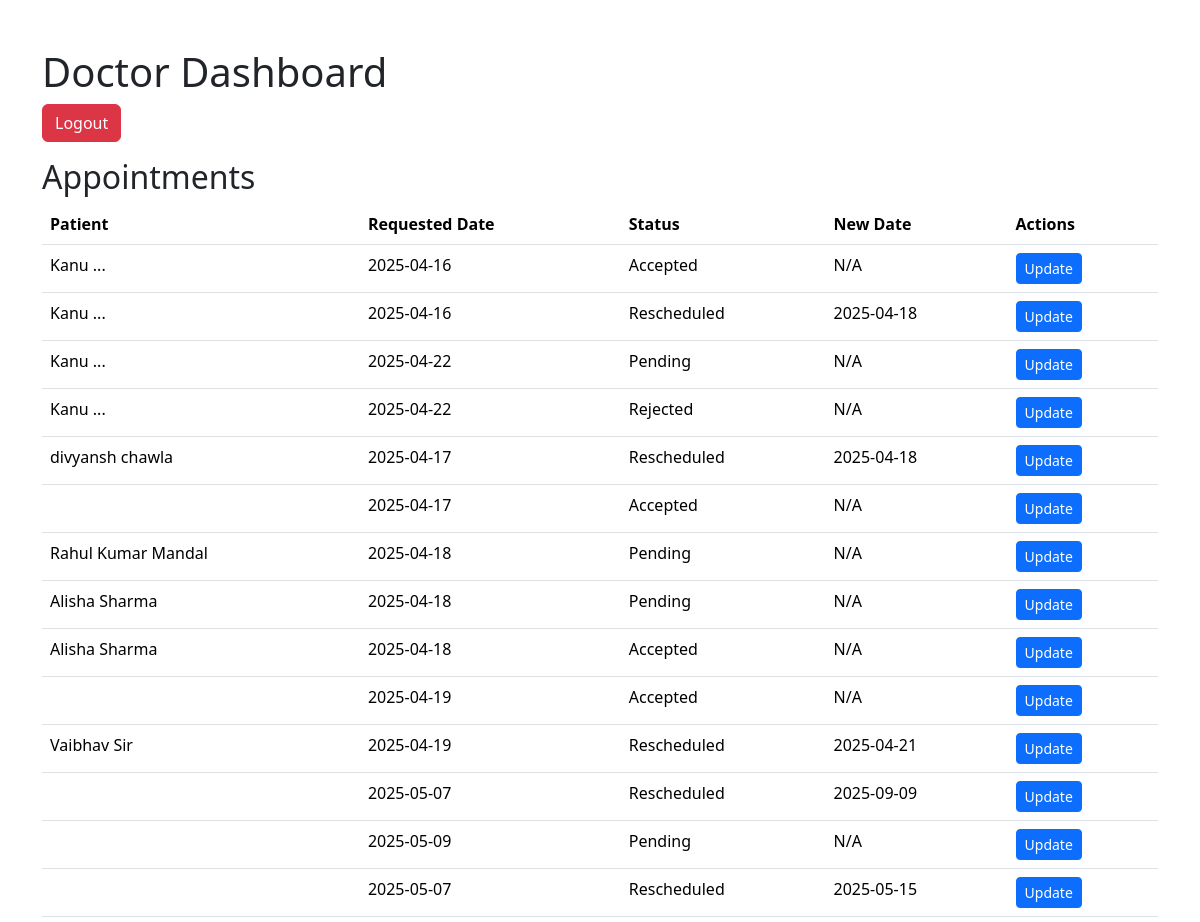
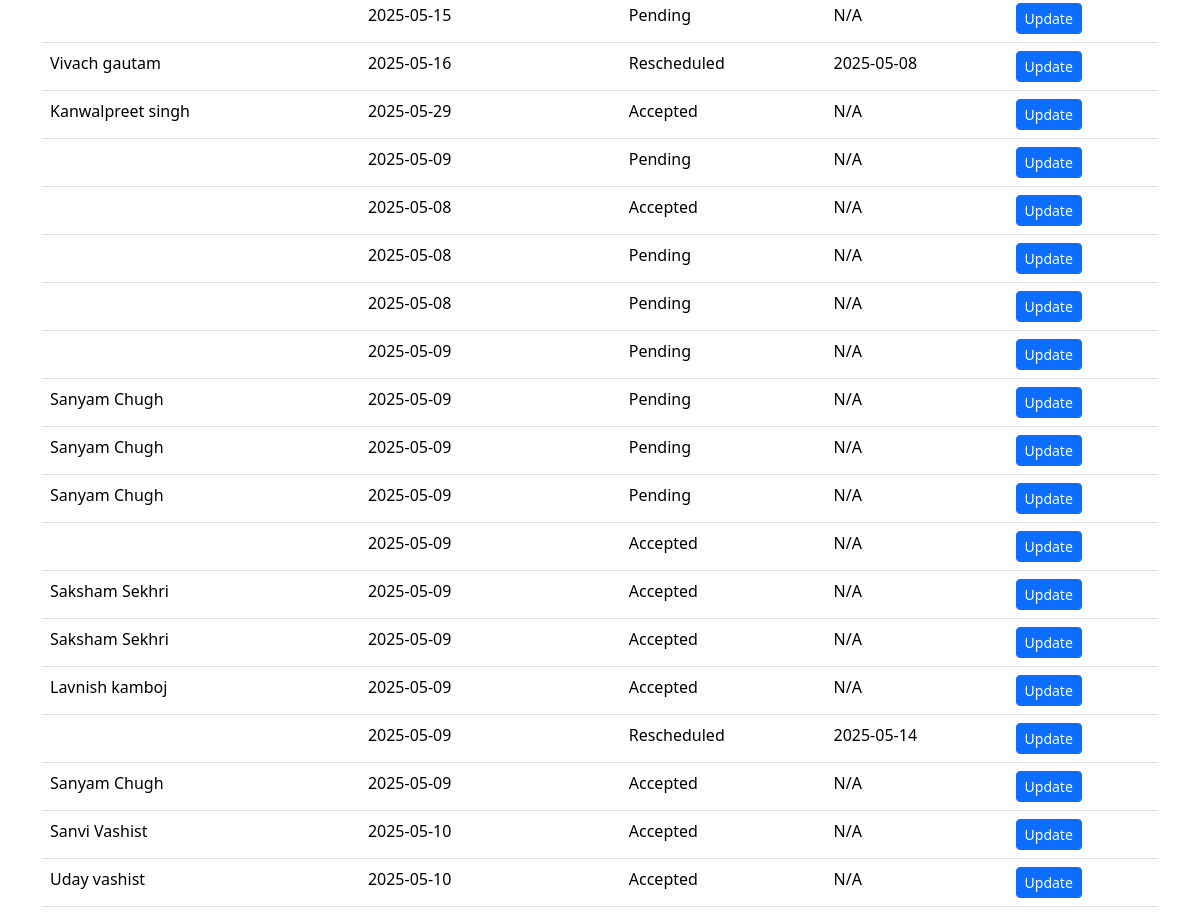
The app's page /doctor_book/ (signed in) with its own data (2 pictures, top to bottom).
### healthcare/models.py (models this page shows, shortened)
class Appointment(models.Model):
    patient = models.ForeignKey(User, on_delete=models.CASCADE, related_name='appointments')
    doctor_id = models.IntegerField()
    requested_date = models.CharField(max_length=10)
    status = models.CharField(max_length=20, default='Pending')
    new_date = models.CharField(max_length=10, null=True, blank=True)

class User(AbstractUser):
    first_name = models.CharField(max_length=100)
    last_name = models.CharField(max_length=100)
    email = models.EmailField(unique=True)
    phone = models.CharField(max_length=20)
    dob = models.CharField(max_length=10)
    password = models.CharField(max_length=200)
    username = models.CharField(max_length=150, unique=True, default='')
    groups = models.ManyToManyField(
        'auth.Group',
        related_name='healthcare_user_groups',
        blank=True,
        help_text='The groups this user belongs to.',
    )
    user_permissions = models.ManyToManyField(
        'auth.Permission',
        related_name='healthcare_user_permissions',
        blank=True,
        help_text='Specific permissions for this user.',
    )

### healthcare/views.py (the view)
# urls.py: path('doctor_book/', views.doctor_book, name='doctor_book'),
def doctor_book(request):
    if 'doctor_id' not in request.session:
        messages.error(request, 'You need to log in first!')
        logger.warning("Doctor book access denied: Not logged in.")
        return redirect('doclog')
    appointments = Appointment.objects.select_related('patient').all()
    return render(request, 'doctor_book.html', {'appointments': appointments})

### healthcare/templates/doctor_book.html (shortened to what this page needs)
{% load static %}
<!DOCTYPE html>
<html lang="en">
<head>
    <link href="https://cdn.jsdelivr.net/npm/bootstrap@5.3.2/dist/css/bootstrap.min.css" rel="stylesheet">
    <link rel="stylesheet" href="{% static 'css/doctor_book.css' %}">
</head>
<body>
    <div class="container mt-5">
        <h1>Doctor Dashboard</h1>
        <a href="{% url 'doctor_logout' %}" class="btn btn-danger mb-3">Logout</a>
        <h2>Appointments</h2>
        <table class="table">
            <thead>
                <tr>
                    <th>Patient</th>
                    <th>Requested Date</th>
                    <th>Status</th>
                    <th>New Date</th>
                    <th>Actions</th>
                </tr>
            </thead>
            <tbody>
                {% for appointment in appointments %}
                <tr>
                    <td>{{ appointment.patient.first_name }} {{ appointment.patient.last_name }}</td>
                    <td>{{ appointment.requested_date }}</td>
                    <td>{{ appointment.status }}</td>
                    <td>{{ appointment.new_date|default:"N/A" }}</td>
                    <td>
                        <a href="{% url 'update_appointment' appointment.id %}" class="btn btn-primary btn-sm">Update</a>
                    </td>
                </tr>
                {% endfor %}
            </tbody>
        </table>
    </div>
</body>
</html>

### records on screen
Appointment: patient.first_name "Kanu", patient.last_name "...", requested_date "2025-04-16", status "Accepted", new_date "N/A"
Appointment: patient.first_name "Kanu", patient.last_name "...", requested_date "2025-04-16", status "Rescheduled", new_date "2025-04-18"
Appointment: patient.first_name "Kanu", patient.last_name "...", requested_date "2025-04-22", status "Pending", new_date "N/A"
Appointment: patient.first_name "Kanu", patient.last_name "...", requested_date "2025-04-22", status "Rejected", new_date "N/A"
Appointment: patient.first_name "divyansh", patient.last_name "chawla", requested_date "2025-04-17", status "Rescheduled", new_date "2025-04-18"
Appointment: requested_date "2025-04-17", status "Accepted", new_date "N/A"
Appointment: patient.first_name "Rahul Kumar", patient.last_name "Mandal", requested_date "2025-04-18", status "Pending", new_date "N/A"
Appointment: patient.first_name "Alisha", patient.last_name "Sharma", requested_date "2025-04-18", status "Pending", new_date "N/A"
Appointment: patient.first_name "Alisha", patient.last_name "Sharma", requested_date "2025-04-18", status "Accepted", new_date "N/A"
Appointment: requested_date "2025-04-19", status "Accepted", new_date "N/A"
Appointment: patient.first_name "Vaibhav", patient.last_name "Sir", requested_date "2025-04-19", status "Rescheduled", new_date "2025-04-21"
Appointment: requested_date "2025-05-07", status "Rescheduled", new_date "2025-09-09"
Appointment: requested_date "2025-05-09", status "Pending", new_date "N/A"
Appointment: requested_date "2025-05-07", status "Rescheduled", new_date "2025-05-15"
Appointment: requested_date "2025-05-15", status "Pending", new_date "N/A"
Appointment: patient.first_name "Vivach", patient.last_name "gautam", requested_date "2025-05-16", status "Rescheduled", new_date "2025-05-08"
Appointment: patient.first_name "Kanwalpreet", patient.last_name "singh", requested_date "2025-05-29", status "Accepted", new_date "N/A"
Appointment: requested_date "2025-05-09", status "Pending", new_date "N/A"
Appointment: requested_date "2025-05-08", status "Accepted", new_date "N/A"
Appointment: requested_date "2025-05-08", status "Pending", new_date "N/A"
Appointment: requested_date "2025-05-08", status "Pending", new_date "N/A"
Appointment: requested_date "2025-05-09", status "Pending", new_date "N/A"
Appointment: patient.first_name "Sanyam", patient.last_name "Chugh", requested_date "2025-05-09", status "Pending", new_date "N/A"
Appointment: patient.first_name "Sanyam", patient.last_name "Chugh", requested_date "2025-05-09", status "Pending", new_date "N/A"
Appointment: patient.first_name "Sanyam", patient.last_name "Chugh", requested_date "2025-05-09", status "Pending", new_date "N/A"
Appointment: requested_date "2025-05-09", status "Accepted", new_date "N/A"
Appointment: patient.first_name "Saksham", patient.last_name "Sekhri", requested_date "2025-05-09", status "Accepted", new_date "N/A"
Appointment: patient.first_name "Saksham", patient.last_name "Sekhri", requested_date "2025-05-09", status "Accepted", new_date "N/A"
Appointment: patient.first_name "Lavnish", patient.last_name "kamboj", requested_date "2025-05-09", status "Accepted", new_date "N/A"
Appointment: requested_date "2025-05-09", status "Rescheduled", new_date "2025-05-14"
Appointment: patient.first_name "Sanyam", patient.last_name "Chugh", requested_date "2025-05-09", status "Accepted", new_date "N/A"
Appointment: patient.first_name "Sanvi", patient.last_name "Vashist", requested_date "2025-05-10", status "Accepted", new_date "N/A"
Appointment: patient.first_name "Uday", patient.last_name "vashist", requested_date "2025-05-10", status "Accepted", new_date "N/A"
